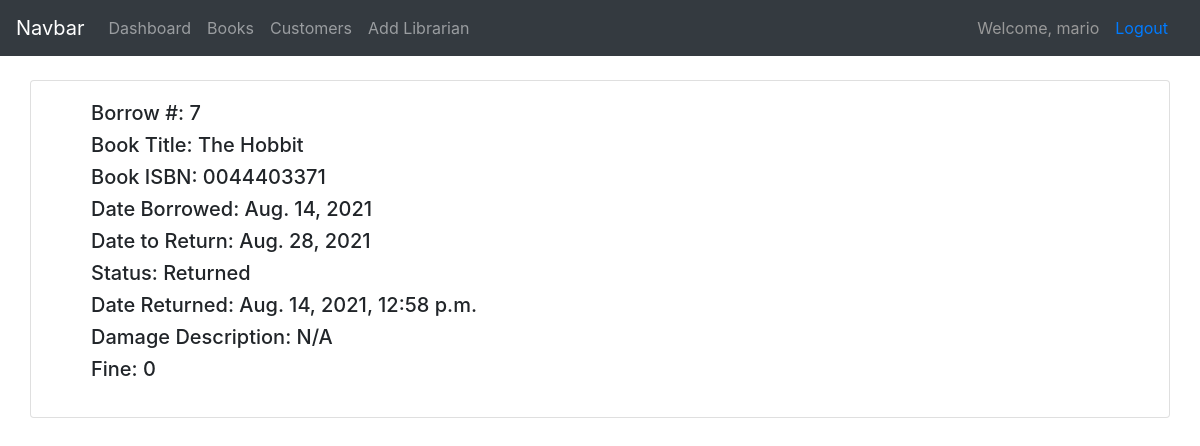
/borrow/details/7 (signed in), run on the app's committed database.
### books/models.py (models this page shows, shortened)
class BorrowReceipt(models.Model):
    customer = models.ForeignKey(Customer, on_delete=models.CASCADE)
    book_edition = models.ForeignKey(BookEdition, on_delete=models.CASCADE)
    date_borrowed = models.DateField(auto_now_add=True)
    date_to_return = models.DateField(blank=True, null=True)
    return_receipt = models.ForeignKey(ReturnReceipt, on_delete=models.PROTECT, blank=True, null=True, default=None)

class BookEdition(models.Model):
    STATUS_CHOICES = (
        ('AVAILABLE', 'AVAILABLE'),
        ('BORROWED', 'BORROWED')
    )
    book = models.ForeignKey(Book, on_delete=models.CASCADE)
    ISBN = models.CharField(max_length=10)
    status = models.CharField(max_length=200, choices=STATUS_CHOICES, default='AVAILABLE')

class Book(models.Model):
    title = models.CharField(max_length=200, unique=True)
    authors = models.ManyToManyField(Author)
    categories = models.ManyToManyField(Category)
    date_published = models.DateField()
    book_cover = models.ImageField(default='image-not-found.png', blank=True, null=True)

class ReturnReceipt(models.Model):
    STATUS_CHOICES = (
        ('ON-TIME', 'ON-TIME'),
        ('LATE', 'LATE')
    )
    customer = models.ForeignKey(Customer, on_delete=models.CASCADE)
    book_edition = models.ForeignKey(BookEdition, on_delete=models.CASCADE)
    date_borrowed = models.DateTimeField()
    date_returned = models.DateTimeField(auto_now_add=True)
    return_status = models.CharField(choices=STATUS_CHOICES, max_length=100)
    damage_status = models.BooleanField(default=False)
    damage_description = models.CharField(blank=True, null=True, max_length=200, default='N/A')
    fine = models.PositiveIntegerField(default=0)

### books/views.py (the view)
# urls.py: path('borrow/details/<int:pk>', views.borrow_details, name='borrow_details'),
@login_required()
def borrow_details(request, pk):
    borrow_receipt = BorrowReceipt.objects.get(id=pk)
    context = {'borrow_receipt': borrow_receipt}
    return render(request, 'books/borrow_details.html', context)

### books/templates/books/borrow_details.html (shortened to what this page needs)
{% extends 'books/main_template.html' %}
{% block content %}
    <br>
    <div class="container">
        <div class="row">
            <div class="card full-width">
                <div class="card-body">
                    <ul>
                        <h5>Borrow #: {{ borrow_receipt.id }}</h5>
                        <h5>Book Title: {{ borrow_receipt.book_edition.book.title }}</h5>
                        <h5>Book ISBN: {{ borrow_receipt.book_edition.ISBN }}</h5>
                        <h5>Date Borrowed: {{ borrow_receipt.date_borrowed }}</h5>
                        <h5>Date to Return: {{ borrow_receipt.date_to_return }}</h5>
                        {% if borrow_receipt.return_receipt == None %}
                            <h5>Status: Borrowed</h5>
                        {% else %}
                            <h5>Status: Returned</h5>
                            <h5>Date Returned: {{ borrow_receipt.return_receipt.date_returned }}</h5>
                            <h5>Damage Description: {{ borrow_receipt.return_receipt.damage_description }}</h5>
                            <h5>Fine: {{ borrow_receipt.return_receipt.fine }}</h5>
                        {% endif %}
                    </ul>
                </div>
            </div>
        </div>
    </div>
{% endblock %}

### books/templates/books/navbar.html
<nav class="navbar navbar-expand-lg navbar-dark bg-dark">
    <a class="navbar-brand" href="">Navbar</a>
    <ul class="navbar-nav">
          <li class="nav-item">
            <a href="{% url 'home' %}" class="nav-link">Dashboard</a>
          </li>
          <li class="nav-item">
            <a class="nav-link" href="{% url 'books' %}">Books</a>
          </li>
          <li class="nav-item">
            <a href="{% url 'customers' %}" class="nav-link">Customers</a>
          </li>
        {% if request.user.is_superuser %}
            <li class="nav-item">
                <a href="{% url 'register' %}" class="nav-link">Add Librarian</a>
            </li>
        {% endif %}
    </ul>
    <span style="margin-left: auto; color: #999999;">Welcome, {{ request.user }}</span>
    <span> <a href="{% url 'logout' %}" class="nav-link link-color">Logout</a></span>
</nav>

### books/templates/books/borrow_details.html (style rules this page uses)
.full-width { width: 100%; }

### data on the page
BorrowReceipt: id "7", book_edition.book "The Hobbit", book_edition.ISBN "0044403371", date_borrowed "Aug. 14, 2021", date_to_return "Aug. 28, 2021", return_receipt.date_returned "Aug. 14, 2021, 12:58 p.m.", return_receipt.damage_description "N/A", return_receipt.fine "0"

### other printed values
{{ request.user }} "mario"
